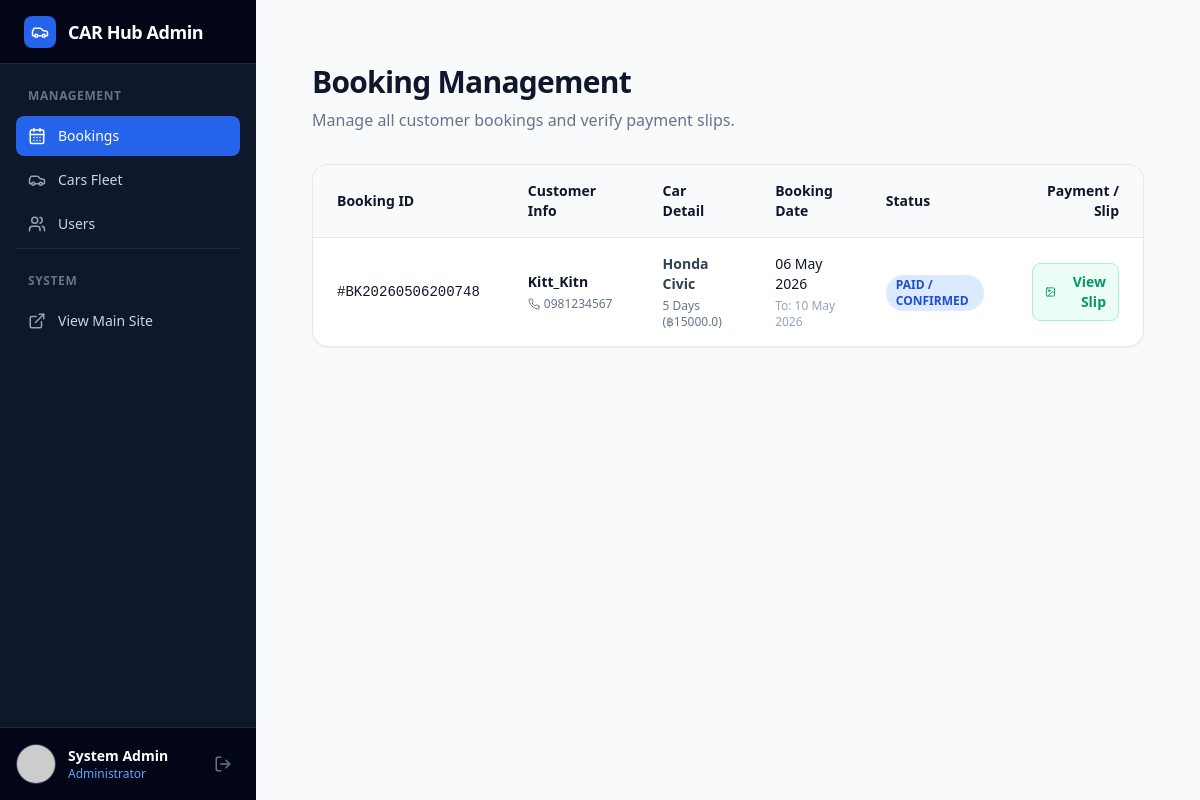
Screenshot of /admin/bookings (signed in) with the database file from the repository.
### models.py (models this page shows)
class Booking(Base):
    __tablename__ = "bookings"
    id = Column(Integer, primary_key=True, index=True)
    booking_no = Column(String(50), unique=True)
    booking_date = Column(DateTime, default=datetime.now)
    start_date = Column(DateTime, nullable=False)
    end_date = Column(DateTime, nullable=False)
    total_days = Column(Integer)
    amount_total = Column(Float)
    state = Column(String(50), default="pending")
    user_id = Column(Integer, ForeignKey("users.id"))
    product_id = Column(Integer, ForeignKey("products.id"))
    user = relationship("User", back_populates="bookings")
    product = relationship("Product", back_populates="bookings")
    payment = relationship("Payment", back_populates="booking", uselist=False)

class User(Base):
    __tablename__ = "users"
    id = Column(Integer, primary_key=True, index=True)
    fullname = Column(String(200), nullable=False)
    email = Column(String(100), unique=True, index=True)
    phone = Column(String(20), nullable=False)
    driver_license = Column(String(50), nullable=True)
    password = Column(String(255), nullable=False)
    bookings = relationship("Booking", back_populates="user")

class Product(Base):
    __tablename__ = "products"
    id = Column(Integer, primary_key=True, index=True)
    name = Column(String(200), nullable=False)
    license_plate = Column(String(20), unique=True)
    price_per_day = Column(Float, nullable=False)
    image = Column(String(255), nullable=True)
    status = Column(String(50), default="available")
    category_id = Column(Integer, ForeignKey("categories.id"))
    category = relationship("Category", back_populates="products")
    bookings = relationship("Booking", back_populates="product")

### main.py (the view)
@app.get("/admin/bookings", response_class=HTMLResponse)
def admin_booking_list(request: Request, db: Session = Depends(get_db)):
    user_session = request.session.get("user")
    if not user_session or not user_session.get("is_admin"):
        return RedirectResponse("/", status_code=303)
    bookings = db.query(Booking).order_by(Booking.booking_date.desc()).all()
    return templates.TemplateResponse(
        request,
        "admin/booking.html",
        {"request": request, "bookings": bookings}
    )

### templates/admin/booking.html (shortened to what this page needs)
{% extends "admin/master_admin.html" %}
{% block content %}
<div class="mx-auto max-w-7xl px-4 py-8 sm:px-6">
    <div class="mb-8 flex flex-col sm:flex-row sm:items-center sm:justify-between gap-4">
        <div>
            <h1 class="text-3xl font-bold tracking-tight text-slate-900">Booking Management</h1>
            <p class="mt-2 text-slate-500">Manage all customer bookings and verify payment slips.</p>
        </div>
    </div>
    <div class="overflow-hidden rounded-2xl border border-slate-200 bg-white shadow-sm">
        <div class="overflow-x-auto">
            <table class="w-full text-left text-sm text-slate-600">
                <thead class="bg-slate-50 text-slate-900 border-b border-slate-200">
                    <tr>
                        <th scope="col" class="px-6 py-4 font-semibold">Booking ID</th>
                        <th scope="col" class="px-6 py-4 font-semibold">Customer Info</th>
                        <th scope="col" class="px-6 py-4 font-semibold">Car Detail</th>
                        <th scope="col" class="px-6 py-4 font-semibold">Booking Date</th>
                        <th scope="col" class="px-6 py-4 font-semibold">Status</th>
                        <th scope="col" class="px-6 py-4 font-semibold text-right">Payment / Slip</th>
                    </tr>
                </thead>
                <tbody class="divide-y divide-slate-200">
                    {% for b in bookings %}
                    <tr class="hover:bg-slate-50 transition-colors">
                        <td class="px-6 py-4 font-mono font-medium text-slate-900">
                            #{{ b.booking_no }}
                        </td>
                        <td class="px-6 py-4">
                            <p class="font-bold text-slate-900">{{ b.user.fullname }}</p>
                            <p class="text-xs text-slate-500 mt-1 flex items-center gap-1">
                                {{ b.user.phone }}
                            </p>
                        </td>
                        <td class="px-6 py-4">
                            <p class="font-semibold text-slate-700">{{ b.product.name }}</p>
                            <p class="text-xs text-slate-500 mt-1">{{ b.total_days }} Days (฿{{ b.amount_total }})</p>
                        </td>
                        <td class="px-6 py-4">
                            <p class="text-slate-900">{{ b.start_date.strftime('%d %b %Y') }}</p>
                            <p class="text-xs text-slate-400 mt-1">To: {{ b.end_date.strftime('%d %b %Y') }}</p>
                        </td>
                        <td class="px-6 py-4">
                            {% if b.state == 'pending' %}
                                <span class="inline-flex rounded-full bg-amber-100 px-2.5 py-0.5 text-xs font-bold text-amber-700 uppercase">Pending</span>
                            {% elif b.state == 'confirmed' %}
                                <span class="inline-flex rounded-full bg-blue-100 px-2.5 py-0.5 text-xs font-bold text-blue-700 uppercase">Paid / Confirmed</span>
                            {% elif b.state == 'cancelled' %}
                                <span class="inline-flex rounded-full bg-red-100 px-2.5 py-0.5 text-xs font-bold text-red-700 uppercase">Cancelled</span>
                            {% else %}
                                <span class="inline-flex rounded-full bg-slate-100 px-2.5 py-0.5 text-xs font-bold text-slate-700 uppercase">{{ b.state }}</span>
                            {% endif %}
                        </td>
                        <td class="px-6 py-4 text-right">
                            {% if b.payment and b.payment.slip_image %}
                                <a href="/static/uploads/{{ b.payment.slip_image }}" target="_blank" class="inline-flex items-center justify-center rounded-lg bg-emerald-50 px-3 py-2 text-sm font-semibold text-emerald-600 transition hover:bg-emerald-100 border border-emerald-200">
                                    View Slip
                                </a>
                            {% else %}
                                <span class="text-xs italic text-slate-400">No Slip Uploaded</span>
                            {% endif %}
                        </td>
                    </tr>
                    {% endfor %}
                </tbody>
            </table>
        </div>
    </div>
</div>
{% endblock %}

### rows the page displays
Booking: booking_no "BK20260506200748", user.fullname "Kitt_Kitn", user.phone "0981234567", product.name "Honda Civic", total_days "5", amount_total "15000.0", start_date "06 May 2026", end_date "10 May 2026", state "PAID / CONFIRMED"

### other values shown
{{ request.session.get('user')['name'] }} "System Admin"
